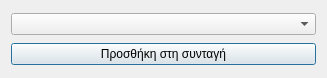
<?xml version="1.0" encoding="UTF-8"?>
<ui version="4.0">
 <class>Combo</class>
 <widget class="QDialog" name="Combo">
  <property name="geometry">
   <rect>
    <x>0</x>
    <y>0</y>
    <width>327</width>
    <height>78</height>
   </rect>
  </property>
  <property name="sizePolicy">
   <sizepolicy hsizetype="MinimumExpanding" vsizetype="MinimumExpanding">
    <horstretch>0</horstretch>
    <verstretch>0</verstretch>
   </sizepolicy>
  </property>
  <property name="windowTitle">
   <string>Ingredients List</string>
  </property>
  <layout class="QVBoxLayout" name="verticalLayout">
   <item>
    <widget class="QComboBox" name="comboBox">
     <property name="toolTip">
      <string>&lt;html&gt;&lt;head/&gt;&lt;body&gt;&lt;p&gt;Πληκτρολογήστε για αναζήτηση ή περιηγηθείτε στη λίστα&lt;/p&gt;&lt;/body&gt;&lt;/html&gt;</string>
     </property>
    </widget>
   </item>
   <item>
    <widget class="QPushButton" name="addButton">
     <property name="text">
      <string>Προσθήκη στη συνταγή</string>
     </property>
    </widget>
   </item>
  </layout>
 </widget>
 <resources/>
 <connections/>
</ui>
